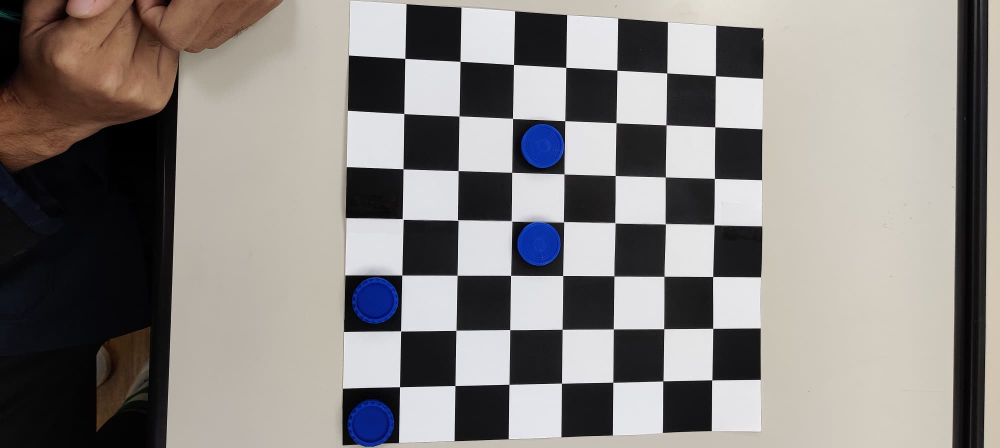
#> input picture Board.jpg, 2000 x 896 px (shown at 1/2 size)
$ python 03_vision_board.py
#> lines starting #> are read from the running program, lines starting #| are printed output that depends on the picture; after the words box and inside, x2 and y2 are one past the last pixel; in counts of white or black regions, pixels touching at a corner belong together
import cv2
import numpy as np
import math
import matplotlib.pyplot as plt

class Vision():
    def __init__(self):
        # square width 55.9mm
        #self.SW = .0559
        self.SW = .3750

        # Red
        ##self.lower_range_red = np.array([0,173,156])
        ##self.self.upper_range_red = np.array([180,255,255])
        # Blue
        ##self.lower_range_blue = np.array([65,0,0])
        ##self.upper_range_blue = np.array([180,255,255])

        # Kept default colors red and blue, but actual colors are light green and light purple
        # Light green
        self.lower_range_blue = np.array([95,136,78])
        self.upper_range_blue = np.array([140,255,255])
        # Light purple
        self.lower_range_red = np.array([118,30,39])
        self.upper_range_red = np.array([180,255,255])

        # Minimum contour for recognizing blobs
        self.min_contour = 50

        # Define self.axis to display origin of board
        self.axis = np.float32([[1,0,0], [0,1,0], [0,0,-1]]).reshape(-1,3)

        # Termination self.criteria
        self.criteria = (cv2.TERM_CRITERIA_EPS + cv2.TERM_CRITERIA_MAX_ITER, 30, 0.001)

        # Values found from camera_calibration.py in scripts directory
        self.mtx = np.float32([[833.40232692,   0,         819.7971566 ],
                          [  0,         797.82472818, 418.71156851],
                          [  0,           0,           1        ]])
        self.dist = np.float32([[ 0.17707474, -0.23145481,  0.00875303, -0.01869425,  0.12936391]])

        # Object points to create board cordinates
        self.objp = np.zeros((7*7,3), np.float32)
        self.objp[:,:2] = np.mgrid[0:7,0:7].T.reshape(-1,2)

        # Dictionary to convert index to board position from top left inner corner
        self.board_dict = {0 : [self.SW*-0.5,self.SW*-0.5], 1 : [self.SW*0.5,self.SW*-0.5], 2 : [self.SW*1.5,self.SW*-0.5], 3 : [self.SW*2.5,self.SW*-0.5], 4 : [self.SW*3.5,self.SW*-0.5], 5 : [self.SW*4.5,self.SW*-0.5], 6 : [self.SW*5.5,self.SW*-0.5], 7 : [self.SW*6.5,self.SW*-0.5],
                      8 : [self.SW*-0.5,self.SW*0.5], 9 : [self.SW*0.5,self.SW*0.5], 10: [self.SW*1.5,self.SW*0.5], 11: [self.SW*2.5,self.SW*0.5], 12: [self.SW*3.5,self.SW*0.5], 13: [self.SW*4.5,self.SW*0.5], 14: [self.SW*5.5,self.SW*0.5], 15: [self.SW*6.5,self.SW*0.5],
                      16: [self.SW*-0.5,self.SW*1.5], 17: [self.SW*0.5,self.SW*1.5], 18: [self.SW*1.5,self.SW*1.5], 19: [self.SW*2.5,self.SW*1.5], 20: [self.SW*3.5,self.SW*1.5], 21: [self.SW*4.5,self.SW*1.5], 22: [self.SW*5.5,self.SW*1.5], 23: [self.SW*6.5,self.SW*1.5],
                      24: [self.SW*-0.5,self.SW*2.5], 25: [self.SW*0.5,self.SW*2.5], 26: [self.SW*1.5,self.SW*2.5], 27: [self.SW*2.5,self.SW*2.5], 28: [self.SW*3.5,self.SW*2.5], 29: [self.SW*4.5,self.SW*2.5], 30: [self.SW*5.5,self.SW*2.5], 31: [self.SW*6.5,self.SW*2.5],
                      32: [self.SW*-0.5,self.SW*3.5], 33: [self.SW*0.5,self.SW*3.5], 34: [self.SW*1.5,self.SW*3.5], 35: [self.SW*2.5,self.SW*3.5], 36: [self.SW*3.5,self.SW*3.5], 37: [self.SW*4.5,self.SW*3.5], 38: [self.SW*5.5,self.SW*3.5], 39: [self.SW*6.5,self.SW*3.5],
                      40: [self.SW*-0.5,self.SW*4.5], 41: [self.SW*0.5,self.SW*4.5], 42: [self.SW*1.5,self.SW*4.5], 43: [self.SW*2.5,self.SW*4.5], 44: [self.SW*3.5,self.SW*4.5], 45: [self.SW*4.5,self.SW*4.5], 46: [self.SW*5.5,self.SW*4.5], 47: [self.SW*6.5,self.SW*4.5],
                      48: [self.SW*-0.5,self.SW*5.5], 49: [self.SW*0.5,self.SW*5.5], 50: [self.SW*1.5,self.SW*5.5], 51: [self.SW*2.5,self.SW*5.5], 52: [self.SW*3.5,self.SW*5.5], 53: [self.SW*4.5,self.SW*5.5], 54: [self.SW*5.5,self.SW*5.5], 55: [self.SW*6.5,self.SW*5.5],
                      56: [self.SW*-0.5,self.SW*6.5], 57: [self.SW*0.5,self.SW*6.5], 58: [self.SW*1.5,self.SW*6.5], 59: [self.SW*2.5,self.SW*6.5], 60: [self.SW*3.5,self.SW*6.5], 61: [self.SW*4.5,self.SW*6.5], 62: [self.SW*5.5,self.SW*6.5], 63: [self.SW*6.5,self.SW*6.5]}

        #print(self.board_dict)
        # Made top left inside corner the origin based on cv2.findChessboardCorners().
        # All spaces are listed going left to right and top to bottom.  (A8 first, H1 last)
        self.board_pts = np.float32([[-0.5,-0.5,0],[.5,-0.5,0],[1.5,-0.5,0],[2.5,-0.5,0],[3.5,-0.5,0],[4.5,-0.5,0],[5.5,-0.5,0],[6.5,-0.5,0],
                                [-0.5,0.5,0],[.5,0.5,0],[1.5,0.5,0],[2.5,0.5,0],[3.5,0.5,0],[4.5,0.5,0],[5.5,0.5,0],[6.5,0.5,0],
                                [-0.5,1.5,0],[.5,1.5,0],[1.5,1.5,0],[2.5,1.5,0],[3.5,1.5,0],[4.5,1.5,0],[5.5,1.5,0],[6.5,1.5,0],
                                [-0.5,2.5,0],[.5,2.5,0],[1.5,2.5,0],[2.5,2.5,0],[3.5,2.5,0],[4.5,2.5,0],[5.5,2.5,0],[6.5,2.5,0],
                                [-0.5,3.5,0],[.5,3.5,0],[1.5,3.5,0],[2.5,3.5,0],[3.5,3.5,0],[4.5,3.5,0],[5.5,3.5,0],[6.5,3.5,0],
                                [-0.5,4.5,0],[.5,4.5,0],[1.5,4.5,0],[2.5,4.5,0],[3.5,4.5,0],[4.5,4.5,0],[5.5,4.5,0],[6.5,4.5,0],
                                [-0.5,5.5,0],[.5,5.5,0],[1.5,5.5,0],[2.5,5.5,0],[3.5,5.5,0],[4.5,5.5,0],[5.5,5.5,0],[6.5,5.5,0],
                                [-0.5,6.5,0],[.5,6.5,0],[1.5,6.5,0],[2.5,6.5,0],[3.5,6.5,0],[4.5,6.5,0],[5.5,6.5,0],[6.5,6.5,0]]).reshape(-1,3)

        self.board_pts_1 = self.board_pts
        self.board_pts_2 = self.rotate_matrix(self.board_pts_1)
        self.board_pts_3 = self.rotate_matrix(self.board_pts_2)
        self.board_pts_4 = self.rotate_matrix(self.board_pts_3)
        K = self.image_callback()

    def rotate_matrix(self, mtx):
        # Outputs a new 64x1 vector but rotated by 90 degrees clockwise as if it
        # were an 8x8 matrix
        mtx2 = []
        for i in range(8):
            line  = [mtx[i],mtx[i+8],mtx[i+16],mtx[i+24],mtx[i+32],mtx[i+40],mtx[i+48],mtx[i+56]]
            line= line[::-1]
            for j in line:
                mtx2.append(j)
        return(np.array(mtx2))

    def draw_origin(self, img, corners, imgpts):
        # Draws each self.axis based on the corners found from findChessboardCorners
        corner = tuple(corners[0].ravel())
        img = cv2.line(img, corner, tuple(imgpts[0].ravel()), (255,0,0), 5)
        img = cv2.line(img, corner, tuple(imgpts[1].ravel()), (0,255,0), 5)
        img = cv2.line(img, corner, tuple(imgpts[2].ravel()), (0,0,255), 5)
        return img

    def image_callback(self):
            # Convert received image message to OpenCv image
            frame = cv2.imread('Board.jpg')
#> frame is the input picture: shape (896, 2000, 3); mean B, G, R 129.7, 132.8, 137
            ##cv2.imshow('frame', frame)
            ##cv2.waitKey(0)

            #  Initialize board state
            board_state =[]

            # Gray image for findChessboardCorners
            gray = cv2.cvtColor(frame, cv2.COLOR_BGR2GRAY)
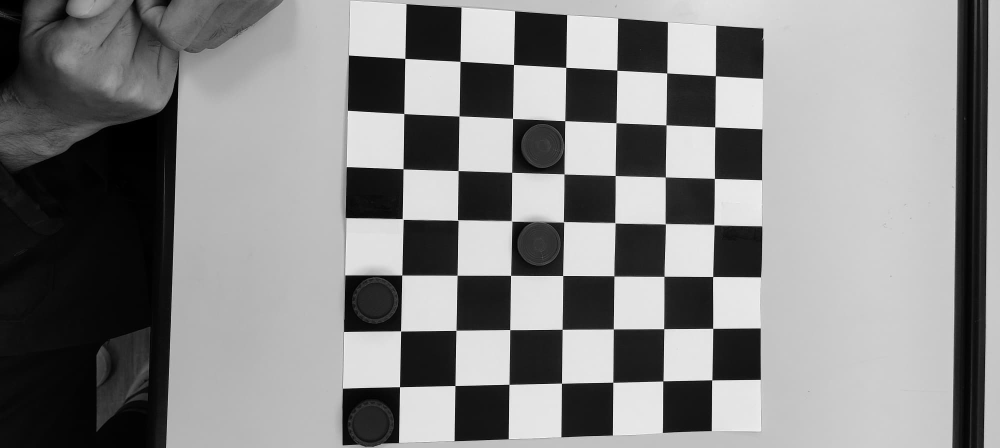
#> gray: shape (896, 2000) (shown at 1/2 size); min 0, max 255, mean 133.6

            # Find the chess board corners
            ret, corners = cv2.findChessboardCorners(gray, (7,7),None)
#> ret = True; corners = 49 rows, first 8: [810.3, 117.3], [920.5, 123], [1027.5, 129.5], [1132, 135], [1234.1, 140.9], [1333.9, 146.4], [1431, 152.1], [808.3, 227.3]

            # Initialize board image points
            board_imgpts = []

            if ret == True:
            # If chessboard corners were found

                # Output new board state in order from top left to bottom right outputing
                #   a list of strings with either "empty" or piece_color
                board_state2 = []
                for i in range(64):
                    board_state2.append('empty')

                corners2 = cv2.cornerSubPix(gray,corners,(11,11),(-1,-1),self.criteria)
#> corners2 = 49 rows, first 8: [810.2, 117.3], [920.5, 123.2], [1027.5, 129.4], [1132.1, 135.3], [1234.3, 140.7], [1334.1, 146.4], [1431.2, 152], [808.3, 227.5]
                corners3 = []
                for i in corners2:
                        corners3.append(list(i.ravel()))
#> this loop made 49 passes
#> i on passes 1 to 12: [[810.2, 117.3]], [[920.5, 123.2]], [[1027.5, 129.4]], [[1132.1, 135.3]], [[1234.3, 140.7]], [[1334.1, 146.4]], [[1431.2, 152]], [[808.3, 227.5]], [[918.5, 232.5]], [[1025.6, 237.4]], [[1130.2, 241.8]], [[1232.5, 246.1]]
#> after the loop, corners3 = 49 pairs, first value 799.5 to 1431.2, second value 117.3 to 774

                # Find the rotation and translation vectors.
                _, rvecs, tvecs, inliers = cv2.solvePnPRansac(self.objp, corners2, self.mtx, self.dist)
#> rvecs = [0.0105, -0.105, 0.0157]; tvecs = [-0.0721, -2.77, 7.43]; inliers = 49 values from 0 to 48

                # Rotate order of square points to stay consistant with changing origin
                if corners3[0][0] < corners3[-1][0] and corners3[0][1] < corners3[-1][1]:
                    self.board_pts = self.board_pts_1
                    """
                    # Use if you want to output the pose relative to board cordinates
                    R,_ = cv2.Rodrigues(rvecs)
                    Rt = np.zeros((4,4))
                    Rt[0:2, 0:2] = R[0:2, 0:2]
                    Rt[3,3] = 1
                    quat = tf.transformations.quaternion_from_matrix(Rt)
                    # Populate Tranformation Matrix
                    Tcb = Pose()
                    Tcb.orientation.x = quat[0]
                    Tcb.orientation.y = quat[1]
                    Tcb.orientation.z = quat[2]
                    Tcb.orientation.w = quat[3]
                    Tcb.position.x = self.SW*tvecs[0][0]
                    Tcb.position.y = self.SW*tvecs[1][0]
                    Tcb.position.z = self.SW*tvecs[2][0]
                    print(Tcb)
                    # Now Publish Transformation Matrix
                    self.pub.publish(Tcb)
                    """
                if corners3[0][0] > corners3[-1][0] and corners3[0][1] < corners3[-1][1]:
                    self.board_pts = self.board_pts_2

                if corners3[0][0] > corners3[-1][0] and corners3[0][1] > corners3[-1][1]:
                    self.board_pts = self.board_pts_3

                if corners3[0][0] < corners3[-1][0] and corners3[0][1] > corners3[-1][1]:
                    self.board_pts = self.board_pts_4


                # Project board and self.axis points from board cord to image cord
                board_imgpts, jac2 = cv2.projectPoints(self.board_pts,rvecs,tvecs,self.mtx,self.dist)
#> board_imgpts = 64 rows, first 8: [751.7, 57.07], [865.9, 65.81], [975.6, 73.3], [1082, 79.94], [1185.5, 86.23], [1286.1, 92.56], [1383.9, 98.96], [1480, 104.9]
                axis_imgpts, jac = cv2.projectPoints(self.axis,rvecs,tvecs,self.mtx,self.dist)
#> axis_imgpts = [[920.6, 124.6], [809, 227.9], [821.3, 71.47]]

                # Show square centers
                for point in board_imgpts:
                    point = (point[0][0], point[0][1])
                    frame = cv2.circle(frame, point, 2, (255,0,0),2)
#> this loop made 64 passes
#> point on passes 1 to 12: (751.7, 57.07), (865.9, 65.81), (975.6, 73.3), (1082, 79.94), (1185.5, 86.23), (1286.1, 92.56), (1383.9, 98.96), (1480, 104.9), (752.2, 169.7), (865.1, 176.2), (973.8, 181.6), (1079.7, 186.3)
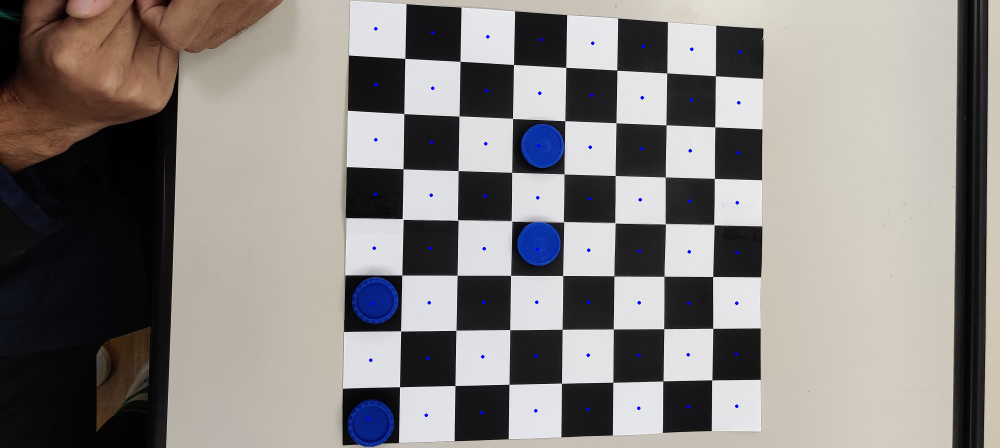
#> frame: shape (896, 2000, 3) (shown at 1/2 size); mean B, G, R 129.9, 132.6, 136.8

                # Calculate maximum distance a contour can be from a square center
                #  based on the diagonal distance of the board in the image
                board_imgpts_s = np.squeeze(board_imgpts)
#> board_imgpts_s = 64 pairs, first value 736.8 to 1480, second value 57.07 to 837.2
                board_diag_dist = math.sqrt( ((board_imgpts_s[0][0] - board_imgpts_s[-1][0])**2) + ((board_imgpts_s[0][1] - board_imgpts_s[-1][1])**2))
#> board_diag_dist = 1044.7
                MIN_IMGPNT_DIST = board_diag_dist / 22.7
#> MIN_IMGPNT_DIST = 46.02

                # Find Red blobs
                hsv = cv2.cvtColor(frame, cv2.COLOR_BGR2HSV)
#> hsv: shape (896, 2000, 3); mean H, S, V 59.3, 32.7, 140.3
                hsv = cv2.medianBlur(hsv, 5)
#> hsv: shape (896, 2000, 3); mean H, S, V 59.2, 32.2, 140.3

                hsv_red = cv2.inRange(hsv, self.lower_range_red, self.upper_range_red)
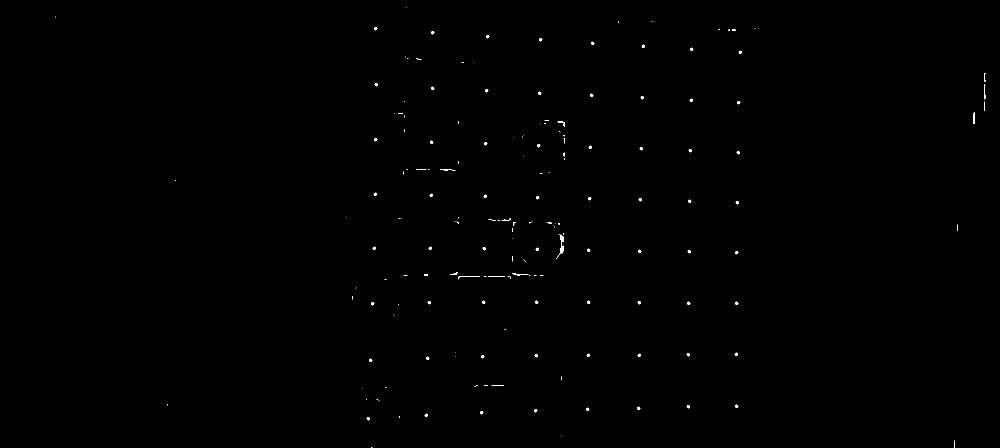
#> hsv_red: shape (896, 2000) (shown at 1/2 size); 0.17% white; 179 white regions (101 under 20 px)

                # convert the grayscale image to binary image
                ret,thresh = cv2.threshold(hsv_red,127,255,0)
                rows = hsv.shape[0]
#> rows = 896

                # find contours in the thresholded image
                circles_red, _ = cv2.findContours(hsv_red, cv2.RETR_TREE, cv2.CHAIN_APPROX_SIMPLE)
#> circles_red = 180 contours, 109 with area under 20; largest, box (x1, y1, x2, y2) and area: (1112, 468, 1127, 518) 124, (1947, 225, 1950, 248) 44, (1968, 168, 1971, 199) 33, (916, 552, 960, 559) 31, (1115, 242, 1130, 254) 26

                circle_count_red = 0
                checkers_impgpts_red = []
                for c in circles_red:
                    # compute the center of the contour
                    M = cv2.moments(c)
                    if cv2.contourArea(c) > self.min_contour:
                        cX = int(M["m10"] / M["m00"])
                        cY = int(M["m01"] / M["m00"])
                        cv2.circle(frame, (cX, cY), 5, (0, 255, 255),-1)
                        circle_count_red += 1
                        checkers_impgpts_red.append([cX,cY,'red'])
#> this loop made 180 passes
#> (cX, cY, circle_count_red) on pass 70: (1123, 488, 1)
#> c on passes 1, 3, 5, 13, 14, 15: [[742, 894], [744, 894]], [[1123, 871]], [[798, 832], [798, 835]], [[334, 808], [334, 810]], [[757, 800], [758, 800]], [[753, 799], [755, 799]]
#> frame: shape (896, 2000, 3); under 0.01% of pixels changed, all inside (x1, y1, x2, y2) = (1118, 483, 1129, 494)
#> after the loop, checkers_impgpts_red = [[1123, 488, 'red']]; circle_count_red = 1

                # Find blue blobs
                hsv_blue = cv2.inRange(hsv, self.lower_range_blue, self.upper_range_blue)
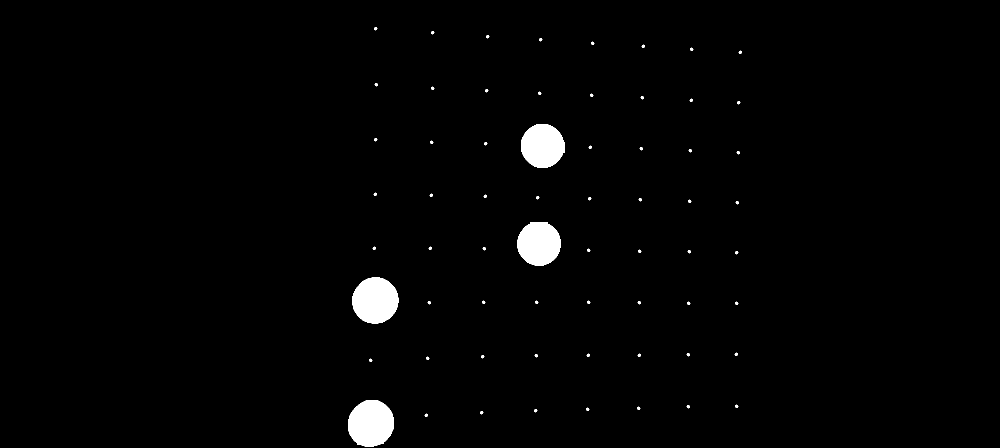
#> hsv_blue: shape (896, 2000) (shown at 1/2 size); 1.5% white; 64 white regions

                # convert the grayscale image to binary image
                ret,thresh = cv2.threshold(hsv_blue,127,255,0)
                rows = hsv.shape[0]

                # find contours in the thresholded image
                circles_blue, hierarchy = cv2.findContours(hsv_blue, cv2.RETR_TREE,
                    cv2.CHAIN_APPROX_SIMPLE)
#> circles_blue = 64 contours; largest, box (x1, y1, x2, y2) and area: (696, 800, 788, 893) 6656, (704, 555, 797, 647) 6561, (1042, 248, 1129, 336) 5868, (1035, 445, 1121, 531) 5867, (849, 827, 856, 834) 20
                #circles = imutils.grab_contours(circles)

                circle_count_blue = 0
                checkers_impgpts_blue = []
                for c in circles_blue:
                    # compute the center of the contour
                    M = cv2.moments(c)
                    if cv2.contourArea(c) > self.min_contour:
                        cX = int(M["m10"] / M["m00"])
                        cY = int(M["m01"] / M["m00"])
                        cv2.circle(frame, (cX, cY), 5, (255, 255, 255),-1)
                        circle_count_blue += 1
                        checkers_impgpts_blue.append([cX,cY,'blue'])
#> this loop made 64 passes
#> (cX, cY) on passes 8, 24, 32, 48: (741, 846), (750, 600), (1077, 487), (1084, 291)
#> frame: shape (896, 2000, 3); mean B, G, R 129.9, 132.6, 136.9
#> after the loop, checkers_impgpts_blue = [[741, 846, 'blue'], [750, 600, 'blue'], [1077, 487, 'blue'], [1084, 291, 'blue']]; circle_count_blue = 4

                # Calculate distance to available board squares
                min_distance_list_blue = []
                for point in checkers_impgpts_blue:
                    ##distance_list = []
                    for point2 in board_imgpts:
                        point3 = point2[0]
                        distance = math.sqrt( ((point[0] - point3[0])**2) + ((point[1] - point3[1])**2))
                        ##distance_list.append(distance)
                        if distance < MIN_IMGPNT_DIST:
                            index = np.where(board_imgpts == point2)

                            ##if not [self.board_dict[index[0][0]], 'blue'] in board_state:
                            # Output index of board position to board state lists
                            ##board_state.append([self.board_dict[index[0][0]], 'blue'])
                            board_state2[index[0][0]] = 'green'
                            break
#> this loop made 4 passes
#> after the loop, board_state2 = 64 items, first 6: 'empty', 'empty', 'empty', 'empty', 'empty', 'empty'
                    ##min_distance_list_blue.append(min(distance_list))

                # Calculate distance to available board squares
                ##min_distance_list_red = []
                for point in checkers_impgpts_red:
                    ##distance_list = []
                    for point2 in board_imgpts:
                        point2 = point2[0]
                        distance = math.sqrt( ((point[0] - point2[0])**2) + ((point[1] - point2[1])**2))
                        ##distance_list.append(distance)
                        if distance < MIN_IMGPNT_DIST:
                            index = np.where(board_imgpts == point2)

                            # Output index of board position to board state lists
                            ##board_state.append([self.board_dict[index[0][0]], 'red'])
                            board_state2[index[0][0]] = 'purple'
                            break
#> this loop made 1 pass
                    ##min_distance_list_red.append(min(distance_list))

                # Draw the origin
                frame = self.draw_origin(frame,corners2,axis_imgpts)
#> in draw_origin, `corner = tuple(corners[0].ravel())`: corner = (810.2, 117.3)
#> in draw_origin, `img = cv2.line(img, corner, tuple(imgpts[1].ravel()), (0,255,0), 5)`:
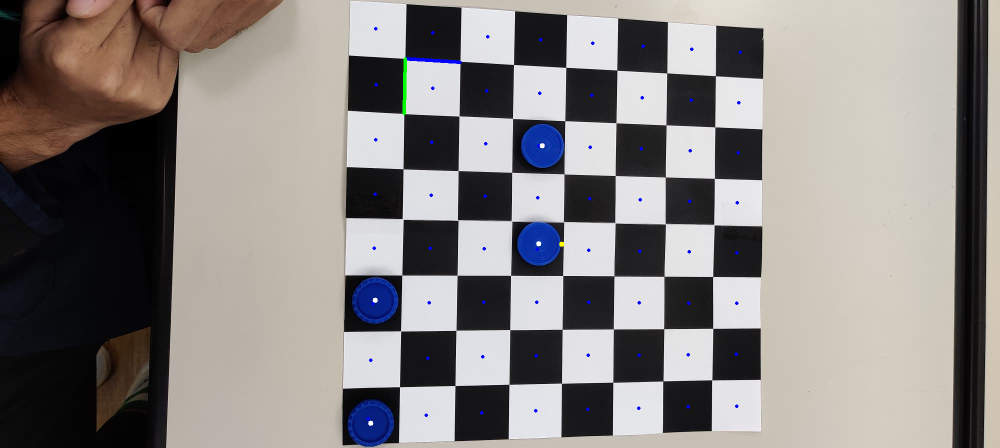
#> img: shape (896, 2000, 3) (shown at 1/2 size); mean B, G, R 129.9, 132.6, 136.8
#> in draw_origin, `img = cv2.line(img, corner, tuple(imgpts[2].ravel()), (0,0,255), 5)`: img: shape (896, 2000, 3); 0.02% of pixels changed, all inside (x1, y1, x2, y2) = (807, 68, 825, 121)

                board_state3 = ''
                for i in range(64):
                    if i == 0:
                        board_state3 = board_state2[i]
                    else:
                        board_state3 = board_state3 + ' ' + board_state2[i]
#> this loop made 64 passes
                print('boardstate3')
                print(board_state3)
#> (printed output is left out)
                # self.pub2.publish(board_state3)

                # Crop and process frame to publish to baxter's monitor
                cropframe = frame[300:650, 350:945]
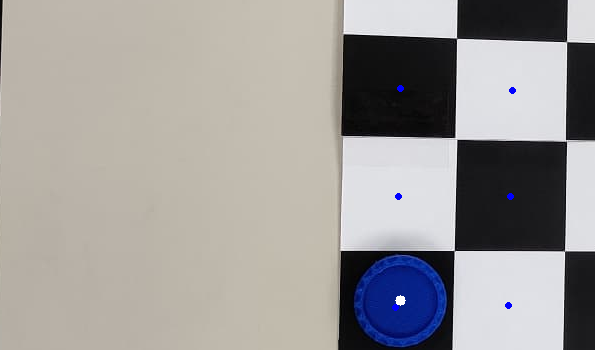
#> cropframe: shape (350, 595, 3); mean B, G, R 154.2, 156.1, 158.9
                cropframe = cv2.resize(cropframe, (1024, 600))
#> cropframe: shape (600, 1024, 3)
                # pubframe = self.bridge.cv2_to_imgmsg(cropframe, encoding="passthrough")
                num_com = 0
                # while num_com < 1:
                #     num_com = self.pub3.get_num_connections()
                # self.pub3.publish(pubframe)

            cv2.imshow('frame', frame)
            cv2.waitKey(0)

if __name__ == '__main__':
    vision = Vision()
    cv2.destroyAllWindows()  # Destroy CV image window on shut_down
